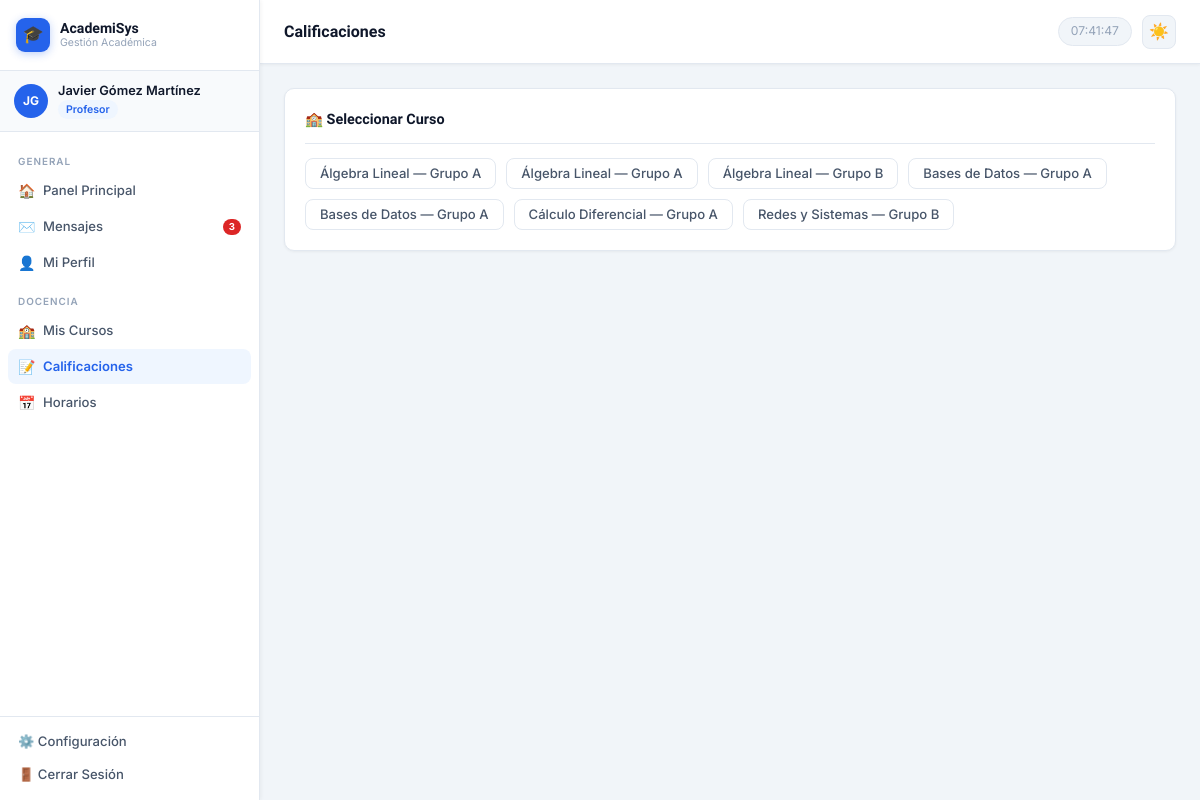
Page /profesor/calificaciones.php (signed in) on the committed database.
### tables this page shows
CREATE TABLE `cursos` (
  `id` INT AUTO_INCREMENT PRIMARY KEY,
  `asignatura_id` INT NOT NULL,
  `profesor_id` INT,
  `nombre_grupo` VARCHAR(50),
  `semestre` VARCHAR(20),
  `anio` YEAR DEFAULT 2026,
  `estado` ENUM('Activo','Finalizado','Pendiente') DEFAULT 'Activo',
  `max_alumnos` INT DEFAULT 30,
  FOREIGN KEY (`asignatura_id`) REFERENCES `asignaturas`(`id`),
  FOREIGN KEY (`profesor_id`) REFERENCES `usuarios`(`id`)
);

CREATE TABLE `asignaturas` (
  `id` INT AUTO_INCREMENT PRIMARY KEY,
  `codigo` VARCHAR(20) UNIQUE,
  `nombre` VARCHAR(100) NOT NULL,
  `descripcion` TEXT,
  `creditos` INT DEFAULT 6,
  `departamento_id` INT,
  `nivel` ENUM('Básico','Intermedio','Avanzado') DEFAULT 'Básico',
  `horas_semanales` TINYINT DEFAULT 4,
  FOREIGN KEY (`departamento_id`) REFERENCES `departamentos`(`id`)
);

### incluye/autenticacion.php (called while the page is built, shortened)
<?php
function getUsuarioId()
{
    return $_SESSION['usuario_id'] ?? null;
}
?>

### profesor/calificaciones.php (the view, shortened to what this page needs)
<?php
require_once '../incluye/autenticacion.php';
require_once '../incluye/bd.php';
$userId = getUsuarioId();
$cursoId = isset($_GET['curso_id']) ? (int)$_GET['curso_id'] : 0;
$myCursos = $conn->query("
    SELECT c.id, a.nombre AS asignatura, c.nombre_grupo
    FROM cursos c JOIN asignaturas a ON c.asignatura_id = a.id
    WHERE c.profesor_id = $userId ORDER BY a.nombre
");
require_once '../incluye/cabecera.php';
?>
<div class="tarjeta" style="margin-bottom:24px">
  <div class="tarjeta-titulo">🏫 Seleccionar Curso</div>
  <div style="display:flex;flex-wrap:wrap;gap:10px">
    <?php $myCursos->data_seek(0); while ($c = $myCursos->fetch_assoc()): ?>
      <a href="?curso_id=<?= $c['id'] ?>"
         class="btn <?= $cursoId==$c['id']?'btn-primario':'btn-borde' ?>">
        <?= htmlspecialchars($c['asignatura'].' — '.$c['nombre_grupo']) ?>
      </a>
    <?php endwhile; ?>
  </div>
</div>
<?php require_once '../incluye/pie.php'; ?>

### estilos/global.css (style rules this page uses)
*, *::before, *::after { box-sizing: border-box; margin: 0; padding: 0; }
:root { --azul: #2563eb; --azul-h: #1d4ed8; --azul-s: #eff6ff; --azul-b: #bfdbfe; --bg: #f1f5f9; --surface: #ffffff; --borde: #e2e8f0; --texto: #0f172a; --texto2: #475569; --texto3: #94a3b8; --verde: #16a34a; --verde-s: #f0fdf4; --verde-b: #bbf7d0; --rojo: #dc2626; --rojo-s: #fef2f2; --rojo-b: #fecaca; --naranja: #d97706; --naranja-s: #fffbeb; --naranja-b: #fde68a; --morado: #7c3aed; --morado-s: #f5f3ff; --morado-b: #ddd6fe; --sw: 260px; --accent: #2563eb; --accent2: #7c3aed; --success: #16a34a; --danger: #dc2626; --warning: #d97706; --gold: #d97706; --muted: #94a3b8; --panel: #ffffff; --card: #ffffff; --border: #e2e8f0; --text: #0f172a; --card-bg: #ffffff; --sidebar-bg: #ffffff; --topbar-bg: #ffffff; --card-bg: #ffffff; --sombra-sm: 0 1px 3px rgba(0,0,0,.06); --sombra-md: 0 4px 16px rgba(0,0,0,.08); --radio: 10px; --topbar-h: 64px; --sidebar-w: 260px; --azul-suave: #eff6ff; --azul-borde: #bfdbfe; --verde-bg: #f0fdf4; --verde-borde: #bbf7d0; --rojo-bg: #fef2f2; --rojo-borde: #fecaca; --naranja-bg: #fffbeb; --naranja-borde: #fde68a; --morado-bg: #f5f3ff; --morado-borde: #ddd6fe; }
html { overflow-x: hidden; }
body { font-family: 'Inter', sans-serif; background: #f1f5f9; color: #0f172a; font-size: 14px; line-height: 1.5; min-height: 100vh; display: flex; overflow-x: hidden; width: 100%; }
.tarjeta { background: #ffffff; border: 1px solid #e2e8f0; border-radius: 10px; padding: 20px; box-shadow: 0 1px 3px rgba(0,0,0,.05); }
.tarjeta-titulo { font-family: 'Sora', sans-serif; font-size: .9rem; font-weight: 700; color: #0f172a; margin-bottom: 14px; padding-bottom: 12px; border-bottom: 1px solid #e2e8f0; display: flex; align-items: center; justify-content: space-between; gap: 8px; }
.btn { display: inline-flex; align-items: center; gap: 6px; padding: 8px 14px; border-radius: 8px; font-family: 'Inter', sans-serif; font-size: .82rem; font-weight: 500; cursor: pointer; border: 1px solid transparent; text-decoration: none; white-space: nowrap; line-height: 1; transition: background .13s, box-shadow .13s; }
.btn-borde { background: #fff; color: #475569; border-color: #e2e8f0; }
.tarjeta-titulo { flex-wrap: wrap; gap: 10px; }

### rows in the picture
cursos: asignatura+nombre_grupo "Álgebra Lineal — Grupo A"
cursos: asignatura+nombre_grupo "Álgebra Lineal — Grupo A"
cursos: asignatura+nombre_grupo "Álgebra Lineal — Grupo B"
cursos: asignatura+nombre_grupo "Bases de Datos — Grupo A"
cursos: asignatura+nombre_grupo "Bases de Datos — Grupo A"
cursos: asignatura+nombre_grupo "Cálculo Diferencial — Grupo A"
cursos: asignatura+nombre_grupo "Redes y Sistemas — Grupo B"

### other values in the picture
$iniciales "JG"
$nombre "Javier Gómez Martínez"
$rolNombre "Profesor"
$sinLeer "3"
$tituloPagina "Calificaciones"
